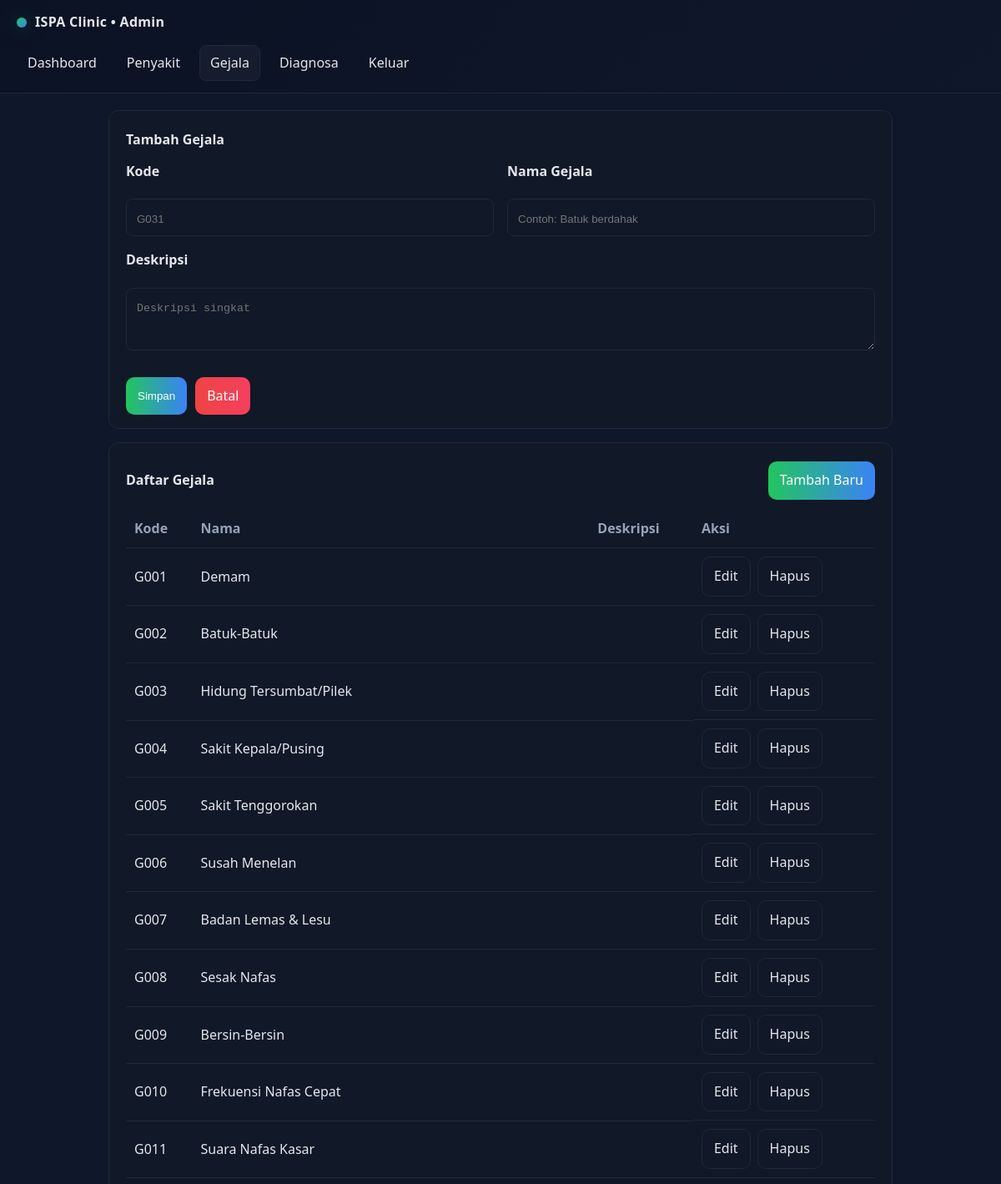
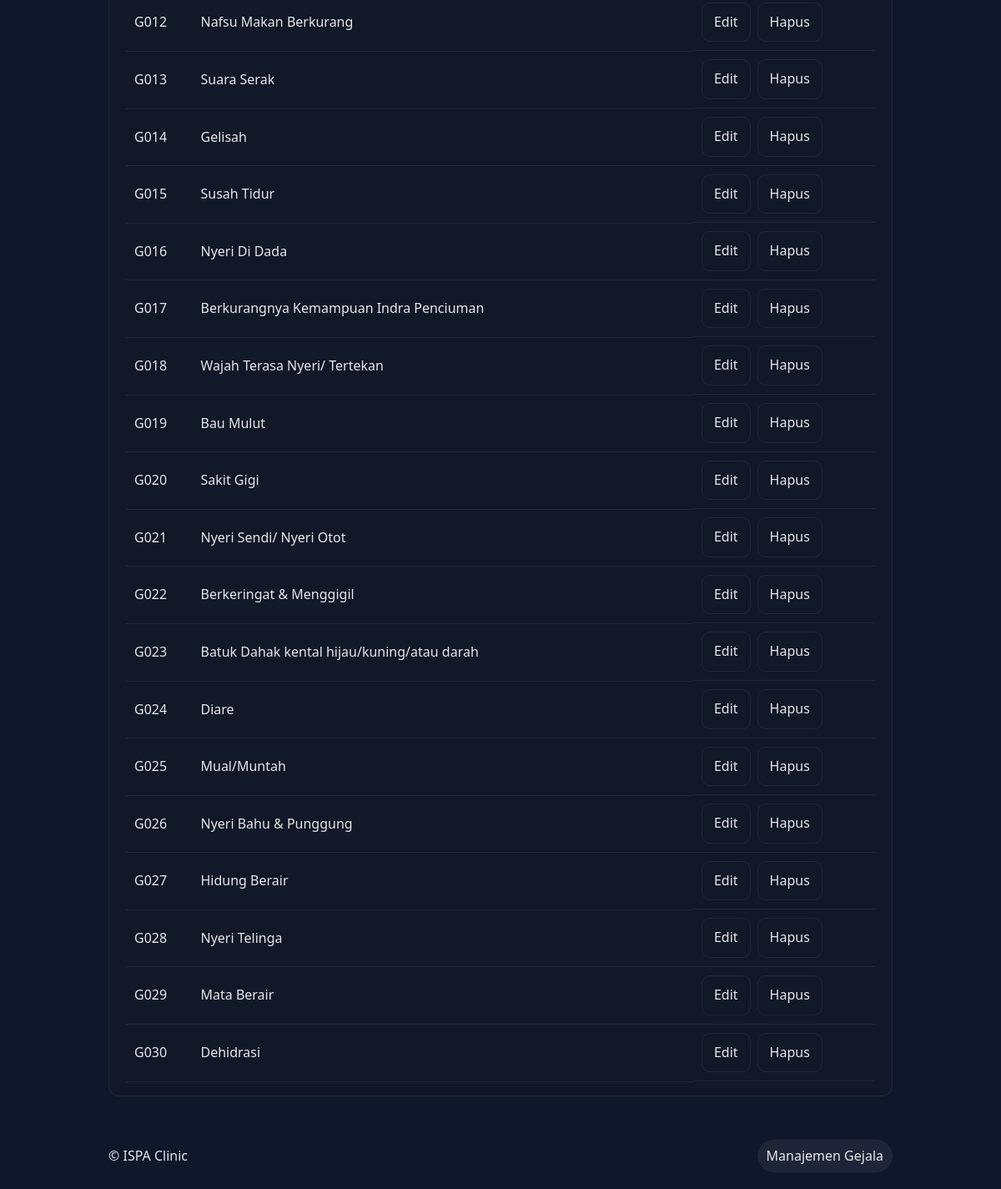
The app's page /admin/symptoms.php (signed in) with its own data (2 pictures, top to bottom).
### tables this page shows
CREATE TABLE IF NOT EXISTS symptoms (
  code VARCHAR(10) PRIMARY KEY,
  name VARCHAR(200) NOT NULL
);

### admin/symptoms.php (the view, shortened to what this page needs)
<?php
$db = db();
$editRow = null;
$rows = $db->query('SELECT * FROM symptoms ORDER BY code')->fetchAll(PDO::FETCH_ASSOC);
?>
<!DOCTYPE html>
<html lang="id">
<head>
  <link rel="stylesheet" href="../style.css" />
</head>
<body>
  <header class="app-header">
    <div class="brand">
      <div class="logo-dot"></div>
      <div class="brand-name">ISPA Clinic • Admin</div>
    </div>
    <nav class="app-nav">
      <a href="dashboard.php">Dashboard</a>
      <a href="diseases.php">Penyakit</a>
      <a class="active" href="symptoms.php">Gejala</a>
      <a href="../index.php">Diagnosa</a>
      <a href="logout.php">Keluar</a>
    </nav>
  </header>
  <main class="container">
    <div class="card" style="margin-bottom:16px">
      <div class="section-header">
        <div class="title"><?php echo $editRow ? 'Edit Gejala' : 'Tambah Gejala'; ?></div>
      </div>
      <form method="post" class="form-grid">
        <div>
          <label class="mb-20">Kode</label>
          <input class="input" name="code" value="<?php echo htmlspecialchars($editRow['code'] ?? '') ?>" placeholder="G031" required />
        </div>
        <div>
          <label class="mb-20">Nama Gejala</label>
          <input class="input" name="name" value="<?php echo htmlspecialchars($editRow['name'] ?? '') ?>" placeholder="Contoh: Batuk berdahak" required />
        </div>
        <div style="grid-column:1/-1">
          <label class="mb-20">Deskripsi</label>
          <textarea class="input" name="description" rows="3" placeholder="Deskripsi singkat"><?php echo htmlspecialchars($editRow['description'] ?? '') ?></textarea>
        </div>
        <div class="actions">
          <button class="btn btn-primary" type="submit">Simpan</button>
          <a class="btn btn-secondary" href="symptoms.php">Batal</a>
        </div>
      </form>
    </div>
    <div class="card">
      <div class="section-header">
        <div class="title">Daftar Gejala</div>
        <a class="btn btn-primary" href="symptoms.php">Tambah Baru</a>
      </div>
      <div style="overflow:auto">
        <table class="table">
          <thead>
            <tr>
              <th>Kode</th>
              <th>Nama</th>
              <th>Deskripsi</th>
              <th>Aksi</th>
            </tr>
          </thead>
          <tbody>
          <?php foreach ($rows as $r): ?>
            <tr>
              <td><?php echo htmlspecialchars($r['code']); ?></td>
              <td><?php echo htmlspecialchars($r['name']); ?></td>
              <td><?php echo htmlspecialchars($r['description']); ?></td>
              <td class="table-actions">
                <a class="btn" href="?edit=<?php echo urlencode($r['code']); ?>">Edit</a>
                <a class="btn" href="?del=<?php echo urlencode($r['code']); ?>" onclick="return confirm('Hapus gejala ini?')">Hapus</a>
              </td>
            </tr>
          <?php endforeach; ?>
          </tbody>
        </table>
      </div>
    </div>
  </main>
  <footer class="container footer">
    <div>© ISPA Clinic</div>
    <div class="badge">Manajemen Gejala</div>
  </footer>
</body>
</html>

### style.css (style rules this page uses)
:root { --bg: #0f172a; --surface: #111827; --text: #e5e7eb; --muted: #94a3b8; --primary: #22c55e; --primary2: #3b82f6; --border: #1f2937; --secondary: #ef4444; --secondary2: #f43f5e; }
* { box-sizing: border-box; }
body { margin: 0; background: var(--bg); color: var(--text); font: 500 16px/1.6 system-ui, Segoe UI, Roboto; }
.container { max-width: 980px; margin: 0 auto; padding: 20px; }
.card { background: var(--surface); border: 1px solid var(--border); border-radius: 12px; padding: 16px 20px; }
.btn { border: 1px solid var(--border); background: var(--surface); color: var(--text); padding: 10px 14px; border-radius: 10px; cursor: pointer; text-decoration: none; display: inline-block; transition: transform .18s ease, box-shadow .18s ease, background-color .18s ease, filter .18s ease; }
.btn-primary { background-image: linear-gradient(90deg, var(--primary), var(--primary2)); color: #fff; border: none; }
.btn-secondary { background-image: linear-gradient(90deg, var(--secondary), var(--secondary2)); color: #fff; border: none; }
.title { font-weight: 800; }
.footer { margin-top: 12px; display: flex; justify-content: space-between; align-items: center; }
.badge { display: inline-block; padding: 6px 10px; border-radius: 999px; border: 1px solid var(--border); background: rgba(255, 255, 255, 0.06); }
.app-header { position: sticky; top: 0; z-index: 20; background: linear-gradient(135deg, #0b1224, #0f172a); border-bottom: 1px solid var(--border); }
.app-header .brand { display: flex; align-items: center; gap: 10px; padding: 14px 20px; }
.brand .logo-dot { width: 12px; height: 12px; border-radius: 50%; background: linear-gradient(135deg, var(--primary), var(--primary2)); box-shadow: 0 0 24px rgba(34, 197, 94, 0.35); }
.brand .brand-name { font-weight: 800; letter-spacing: 0.3px; }
.app-nav { display: flex; gap: 10px; padding: 0 20px 14px 20px; }
.app-nav a { text-decoration: none; color: var(--text); padding: 8px 12px; border-radius: 8px; border: 1px solid transparent; }
.app-nav a.active, .app-nav a:hover { border-color: var(--border); background: rgba(255, 255, 255, 0.04); }
.section-header { display: flex; align-items: center; justify-content: space-between; margin: 6px 0 12px 0; }
.table { width: 100%; border-collapse: collapse; }
.table th, .table td { border-bottom: 1px solid var(--border); padding: 10px; text-align: left; }
.table th { color: var(--muted); font-weight: 600; }
.table-actions { display: flex; gap: 8px; }
.input, .select { width: 100%; padding: 12px 12px; padding-top: 16px; border-radius: 8px; border: 1px solid var(--border); background: var(--surface); color: var(--text); }
.form-grid { display: grid; grid-template-columns: 1fr; gap: 16px; }
@media (min-width: 768px) { .form-grid { grid-template-columns: repeat(2, 1fr); } }
.form-grid label { display: block; margin-bottom: 20px; font-weight: 600; }
.mb-20 { margin-bottom: 20px !important; }
.actions { display: flex; gap: 10px; margin-top: 8px; }

### records on screen
symptoms: code "G001", name "Demam"
symptoms: code "G002", name "Batuk-Batuk"
symptoms: code "G003", name "Hidung Tersumbat/Pilek"
symptoms: code "G004", name "Sakit Kepala/Pusing"
symptoms: code "G005", name "Sakit Tenggorokan"
symptoms: code "G006", name "Susah Menelan"
symptoms: code "G007", name "Badan Lemas & Lesu"
symptoms: code "G008", name "Sesak Nafas"
symptoms: code "G009", name "Bersin-Bersin"
symptoms: code "G010", name "Frekuensi Nafas Cepat"
symptoms: code "G011", name "Suara Nafas Kasar"
symptoms: code "G012", name "Nafsu Makan Berkurang"
symptoms: code "G013", name "Suara Serak"
symptoms: code "G014", name "Gelisah"
symptoms: code "G015", name "Susah Tidur"
symptoms: code "G016", name "Nyeri Di Dada"
symptoms: code "G017", name "Berkurangnya Kemampuan Indra Penciuman"
symptoms: code "G018", name "Wajah Terasa Nyeri/ Tertekan"
symptoms: code "G019", name "Bau Mulut"
symptoms: code "G020", name "Sakit Gigi"
symptoms: code "G021", name "Nyeri Sendi/ Nyeri Otot"
symptoms: code "G022", name "Berkeringat & Menggigil"
symptoms: code "G023", name "Batuk Dahak kental hijau/kuning/atau darah"
symptoms: code "G024", name "Diare"
symptoms: code "G025", name "Mual/Muntah"
symptoms: code "G026", name "Nyeri Bahu & Punggung"
symptoms: code "G027", name "Hidung Berair"
symptoms: code "G028", name "Nyeri Telinga"
symptoms: code "G029", name "Mata Berair"
symptoms: code "G030", name "Dehidrasi"
